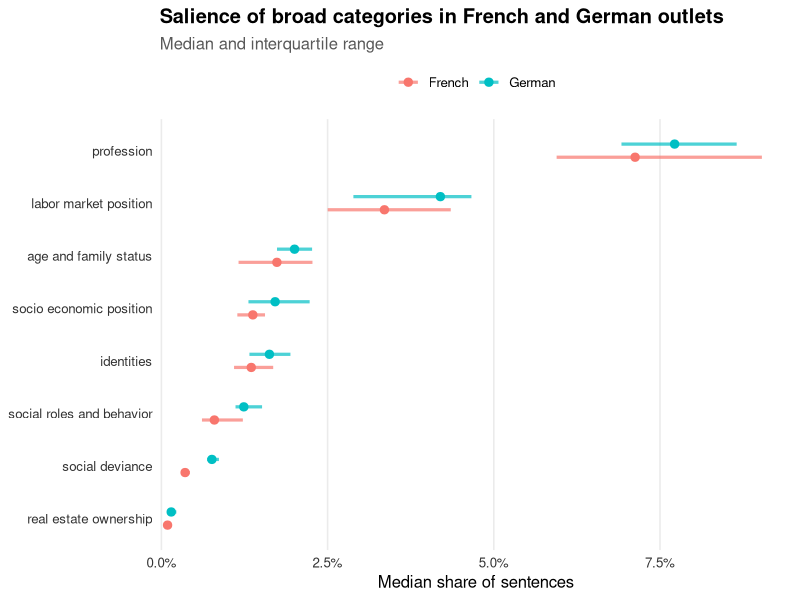
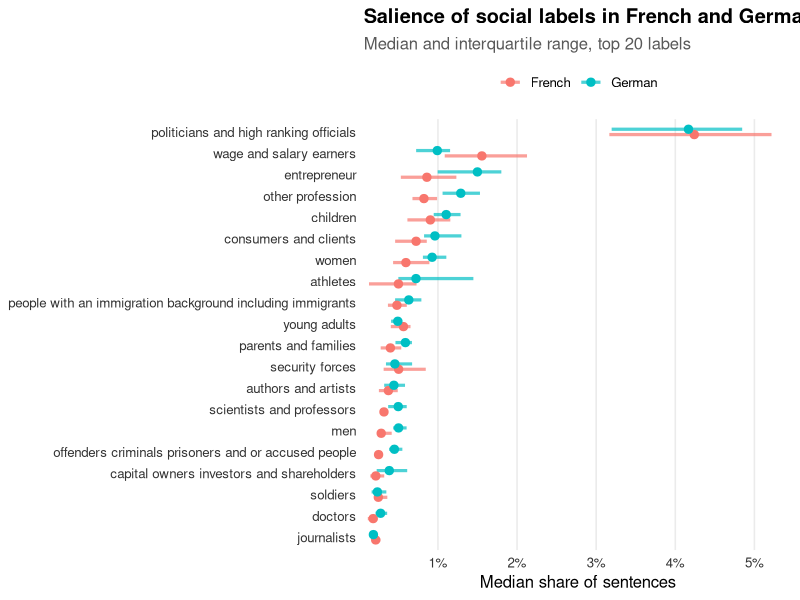
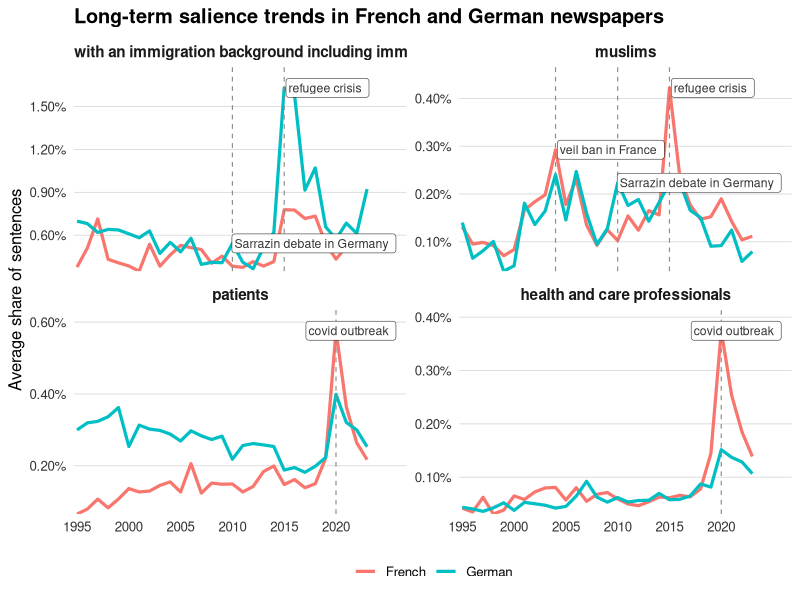
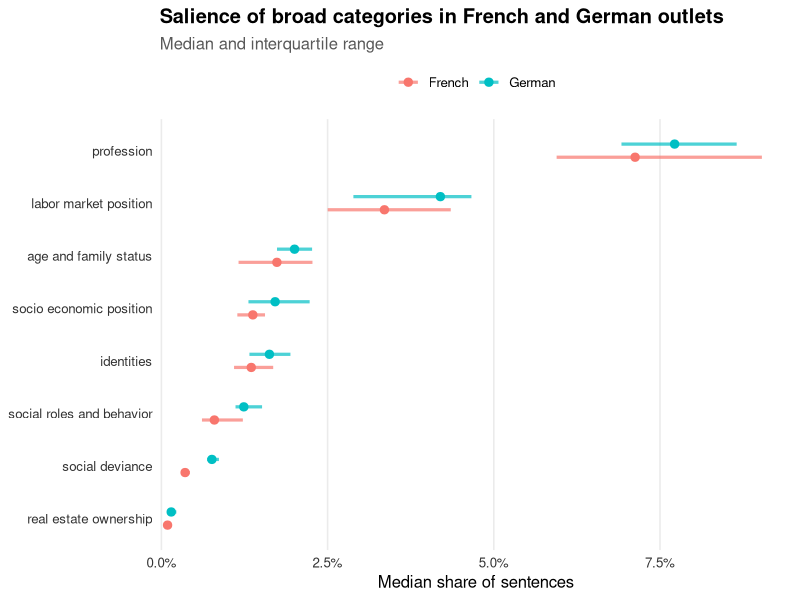
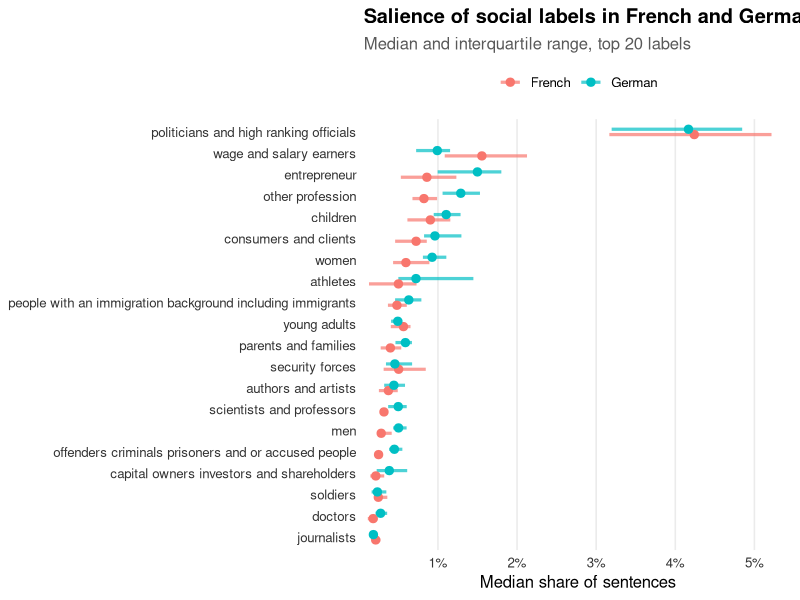
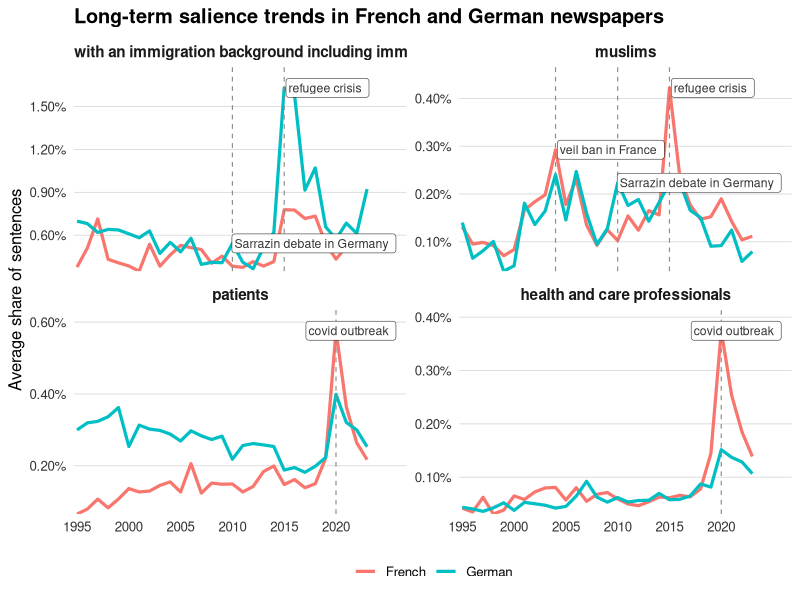

The R source for these figures, in order:
## ---- chunk 1
knitr::opts_chunk$set(echo = TRUE, message = FALSE, warning = FALSE)
## ---- chunk 2
library(tidyverse)
library(patchwork)   
library(ggrepel)    
library(scales)      
library(cowplot)
library(readxl)
## ---- chunk 3

dir.create("fig", showWarnings = FALSE)

## ---- chunk 4

# Filtering out 2024 and 2025 for which we have only data for bild and (2024) Monde diplo

soccat_broad <- readr::read_delim(
  "category_summary_outlet_year_final.csv",
  delim = ";",
  na = c("", "NA"),
  show_col_types = FALSE
) %>%
  select(-matches("^202[45]_(N|pct)$"))

glimpse(soccat_broad)

soccat_categories <- readr::read_delim(
  "label_summary_outlet_year_final.csv",
  delim = ";",
  na = c("", "NA"),
  show_col_types = FALSE
) %>%
  select(-matches("^202[45]_(N|pct)$"))

glimpse(soccat_categories)


## ---- chunk 5

soccat_broad_long <- soccat_broad %>%
  pivot_longer(
    cols = matches("^(19|20)\\d{2}_(N|pct)$") & !matches("^202[45]_(N|pct)$"),
    names_to = c("year", ".value"),
    names_pattern = "(\\d{4})_(N|pct)"
  ) %>%
  mutate(
    year = as.integer(year),
    category = str_replace_all(category, "_", " ")
  )

soccat_categories_long <- soccat_categories %>%
  pivot_longer(
    cols = matches("^(19|20)\\d{2}_(N|pct)$") & !matches("^202[45]_(N|pct)$"),
    names_to = c("year", ".value"),
    names_pattern = "(\\d{4})_(N|pct)"
  ) %>%
  mutate(
    year = as.integer(year),
    label = str_replace_all(label, "_", " ")
  )


## ---- chunk 6

soccat_broad_long <- soccat_broad_long %>%
  mutate(
    country_group = case_when(
      outlet %in% c("figaro", "lemonde", "liberation", "mediapart", "mondediplo") ~ "French",
      outlet %in% c("bild", "faz", "spiegel", "sz", "welt", "zeit") ~ "German",
      TRUE ~ NA_character_
    ),
    ideology_group = case_when(
      outlet %in% c("liberation", "mediapart", "mondediplo", "sz") ~ "Left-wing",
      outlet %in% c("lemonde", "spiegel", "zeit") ~ "Centrist",
      outlet %in% c("figaro", "faz", "welt") ~ "Conservative",
      outlet %in% c("bild") ~ "Populist right-wing",
      TRUE ~ NA_character_
    )
  )

soccat_categories_long <- soccat_categories_long %>%
  mutate(
    country_group = case_when(
      outlet %in% c("figaro", "lemonde", "liberation", "mediapart", "mondediplo") ~ "French",
      outlet %in% c("bild", "faz", "spiegel", "sz", "welt", "zeit") ~ "German",
      TRUE ~ NA_character_
    ),
    ideology_group = case_when(
      outlet %in% c("liberation", "mediapart", "mondediplo", "sz") ~ "Left-wing",
      outlet %in% c("lemonde", "spiegel", "zeit") ~ "Centrist",
      outlet %in% c("figaro", "faz", "welt") ~ "Conservative",
      outlet %in% c("bild") ~ "Populist right-wing",
      TRUE ~ NA_character_
    )
  )
## ---- chunk 7
category_country_summary <- soccat_broad_long %>%
  filter(!is.na(pct), !is.na(country_group), year <= 2023) %>%
  group_by(category, country_group) %>%
  summarise(
    median_pct = median(pct, na.rm = TRUE),
    q25 = quantile(pct, 0.25, na.rm = TRUE),
    q75 = quantile(pct, 0.75, na.rm = TRUE),
    mean_pct = mean(pct, na.rm = TRUE),
    iqr_pct = IQR(pct, na.rm = TRUE),
    n_obs = n(),
    .groups = "drop"
  )

# ordre commun des catégories
category_order <- category_country_summary %>%
  group_by(category) %>%
  summarise(overall_median = mean(median_pct), .groups = "drop") %>%
  arrange(overall_median) %>%
  pull(category)

category_country_summary <- category_country_summary %>%
  mutate(
    category = factor(category, levels = category_order),
    country_group = factor(country_group, levels = c("French", "German"))
  )

p_category_country_compare <- ggplot(
  category_country_summary,
  aes(x = median_pct, y = category, color = country_group)
) +
  geom_linerange(
    aes(xmin = q25, xmax = q75),
    position = position_dodge(width = 0.5),
    linewidth = 1.1,
    alpha = 0.7
  ) +
  geom_point(
    position = position_dodge(width = 0.5),
    size = 2.5
  ) +
  scale_x_continuous(
    labels = scales::label_number(suffix = "%"),
    expand = expansion(mult = c(0.01, 0.05))
  ) +
  scale_color_manual(
    values = c("French" = "#F8766D", "German" = "#00BFC4")
  ) +
  labs(
    x = "Median share of sentences",
    y = NULL,
    color = NULL,
    title = "Salience of broad categories in French and German outlets",
    subtitle = "Median and interquartile range"
  ) +
  theme_minimal(base_size = 12) +
  theme(
    panel.grid.minor = element_blank(),
    panel.grid.major.y = element_blank(),
    axis.text = element_text(color = "grey20"),
    legend.position = "top",
    plot.title = element_text(face = "bold"),
    plot.subtitle = element_text(color = "grey35")
  )

p_category_country_compare

ggsave(
  filename = "fig/broad_categories_france_germany_median_iqr.png",
  plot = p_category_country_compare,
  width = 10,
  height = 6.5,
  dpi = 300
)
## ---- chunk 8

#ordre vertical des labels est basé sur la moyenne des médianes France/Allemagne

top20_common_labels <- soccat_categories_long %>%
  filter(!is.na(pct), !is.na(country_group), year <= 2023) %>%
  group_by(label) %>%
  summarise(
    median_pct_all = median(pct, na.rm = TRUE),
    .groups = "drop"
  ) %>%
  arrange(desc(median_pct_all)) %>%
  slice_head(n = 20) %>%
  pull(label)

country_summary <- soccat_categories_long %>%
  filter(
    !is.na(pct),
    !is.na(country_group),
    year <= 2023,
    label %in% top20_common_labels
  ) %>%
  group_by(country_group, label) %>%
  summarise(
    median_pct = median(pct, na.rm = TRUE),
    q25 = quantile(pct, 0.25, na.rm = TRUE),
    q75 = quantile(pct, 0.75, na.rm = TRUE),
    .groups = "drop"
  )

label_order <- country_summary %>%
  group_by(label) %>%
  summarise(
    overall_median = mean(median_pct),
    .groups = "drop"
  ) %>%
  arrange(overall_median) %>%
  pull(label)

country_summary <- country_summary %>%
  mutate(
    label = factor(label, levels = label_order),
    country_group = factor(country_group, levels = c("French", "German"))
  )

p_country_compare <- ggplot(
  country_summary,
  aes(x = median_pct, y = label, color = country_group)
) +
  geom_linerange(
    aes(xmin = q25, xmax = q75),
    position = position_dodge(width = 0.5),
    linewidth = 1.1,
    alpha = 0.7
  ) +
  geom_point(
    position = position_dodge(width = 0.5),
    size = 2.5
  ) +
  scale_x_continuous(
    labels = scales::label_number(suffix = "%"),
    expand = expansion(mult = c(0.01, 0.05))
  ) +
  scale_color_manual(
    values = c("French" = "#F8766D", "German" = "#00BFC4")
  ) +
  labs(
    x = "Median share of sentences",
    y = NULL,
    color = NULL,
    title = "Salience of social labels in French and German outlets",
    subtitle = "Median and interquartile range, top 20 labels"
  ) +
  theme_minimal(base_size = 12) +
  theme(
    panel.grid.minor = element_blank(),
    panel.grid.major.y = element_blank(),
    axis.text = element_text(color = "grey20"),
    legend.position = "top",
    plot.title = element_text(face = "bold"),
    plot.subtitle = element_text(color = "grey35")
  )

p_country_compare

ggsave(
  filename = "fig/compare_country_medians_iqr_top20.png",
  plot = p_country_compare,
  width = 11,
  height = 8,
  dpi = 300
)


## ---- chunk 9

# Labels of interest
labels_focus <- c(
  "people with an immigration background including immigrants",
  "muslims",
  "patients",
  "health and care professionals"
)

# Optional check
setdiff(labels_focus, unique(soccat_categories_long$label))

# Average yearly salience by country group
label_country_avg_focus <- soccat_categories_long %>%
  filter(
    !is.na(pct),
    year <= 2023,
    !is.na(country_group),
    label %in% labels_focus
  ) %>%
  group_by(label, country_group, year) %>%
  summarise(
    mean_pct = mean(pct, na.rm = TRUE),
    .groups = "drop"
  ) %>%
  mutate(
    country_group = factor(country_group, levels = c("French", "German")),
    label = factor(label, levels = labels_focus)
  )

# Events to annotate
annotation_base <- tibble::tribble(
  ~label, ~year, ~event,
  "patients", 2020, "covid outbreak",
  "health and care professionals", 2020, "covid outbreak",
  "people with an immigration background including immigrants", 2015, "refugee crisis",
  "people with an immigration background including immigrants", 2010, "Sarrazin debate in Germany",
  "muslims", 2015, "refugee crisis",
  "muslims", 2004, "veil ban in France",
  "muslims", 2010, "Sarrazin debate in Germany"
)

# Attach each event to the higher line in the corresponding facet-year
annotation_df <- annotation_base %>%
  left_join(
    label_country_avg_focus %>%
      group_by(label, year) %>%
      slice_max(order_by = mean_pct, n = 1, with_ties = FALSE) %>%
      ungroup(),
    by = c("label", "year")
  ) %>%
  mutate(
    label = factor(label, levels = labels_focus),
    country_group = factor(country_group, levels = c("French", "German"))
  )

# Plot
p_focus_country_trends <- ggplot(
  label_country_avg_focus,
  aes(x = year, y = mean_pct, color = country_group, group = country_group)
) +
  geom_line(linewidth = 1.1) +
  geom_vline(
    data = annotation_df,
    aes(xintercept = year),
    inherit.aes = FALSE,
    linetype = "dashed",
    linewidth = 0.4,
    color = "grey55"
  ) +
  ggrepel::geom_label_repel(
    data = annotation_df,
    aes(x = year, y = mean_pct, label = event),
    inherit.aes = FALSE,
    seed = 123,
    size = 3.1,
    label.size = 0.2,
    fill = "white",
    color = "grey20",
    segment.color = "grey45",
    min.segment.length = 0,
    nudge_x = 0.8,
    direction = "y",
    hjust = 0,
    box.padding = 0.2,
    point.padding = 0.15,
    show.legend = FALSE
  ) +
  facet_wrap(~ label, scales = "free_y", ncol = 2) +
  scale_x_continuous(
    breaks = seq(1995, 2023, by = 5),
    limits = c(1995, 2025),
    expand = expansion(mult = c(0.01, 0.06))
  ) +
  scale_y_continuous(
    labels = scales::label_number(accuracy = 0.01, suffix = "%"),
    expand = expansion(mult = c(0, 0.12))
  ) +
  scale_color_manual(
    values = c("French" = "#F8766D", "German" = "#00BFC4")
  ) +
  labs(
    x = NULL,
    y = "Average share of sentences",
    color = NULL,
    title = "Long-term salience trends in French and German newspapers"
  ) +
  theme_minimal(base_size = 12) +
  theme(
    panel.grid.minor = element_blank(),
    panel.grid.major.x = element_blank(),
    panel.grid.major.y = element_line(color = "grey85", linewidth = 0.3),
    strip.text = element_text(face = "bold", size = 11),
    axis.text = element_text(color = "grey20"),
    legend.position = "bottom",
    plot.title = element_text(face = "bold")
  )

p_focus_country_trends


ggsave(
  filename = "fig/single_groups_labelled_france_germany.png",
  plot = p_focus_country_trends,
  width = 8,
  height = 6,
  dpi = 300
)
